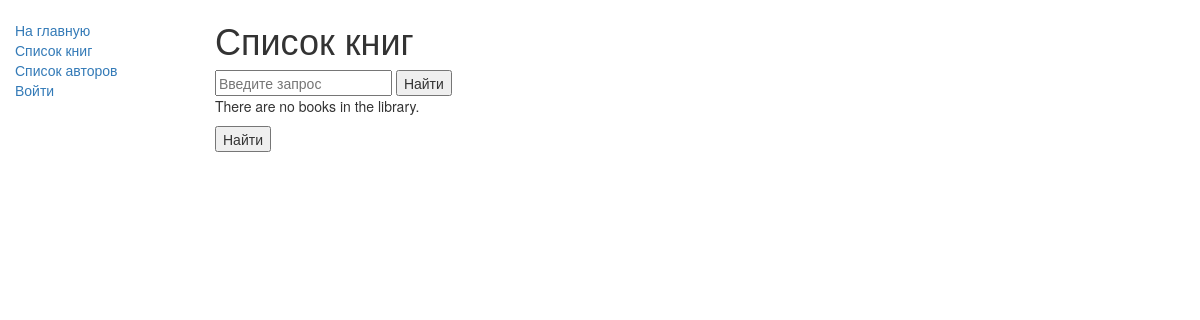
Page /catalog/books/ on the earlier database version.
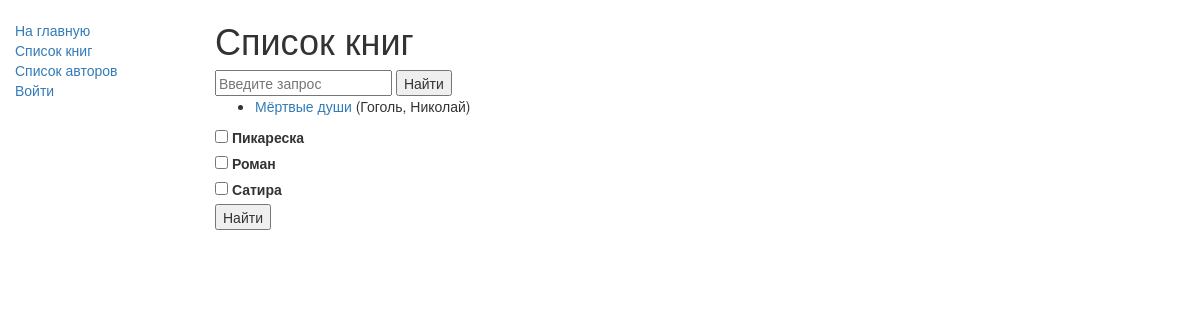
Same page on the later database version.
### catalog/models.py (models this page shows, shortened)
class Book(models.Model):
    def display_genre(self):
        return ', '.join([genre.name for genre in self.genre.all()[:3]])
    display_genre.short_description = 'Genre'
    title = models.CharField(max_length=40)
    author = models.ForeignKey(Author, on_delete=models.SET_NULL, null=True)
    summary = models.TextField(max_length=1000, help_text="Enter a brief description of the book")
    isbn = models.CharField('ISBN', max_length=13,
                            help_text='13 Character <a href="https://www.isbn-international.org/content/what-isbn">ISBN number</a>')
    genre = models.ManyToManyField(Genre, help_text="Select a genre for this book")
    class Meta:
        ordering = ['title', 'author']
    def get_absolute_url(self):
        return reverse('book-detail', args=[str(self.id)])

class Author(models.Model):
    first_name = models.CharField(max_length=100)
    last_name = models.CharField(max_length=100)
    date_of_birth = models.DateField(null=True, blank=True)
    date_of_death = models.DateField('Died', null=True, blank=True)
    def __str__(self):
        return '%s, %s' % (self.last_name, self.first_name)

class Genre(models.Model):
    name = models.CharField(max_length=20, help_text="Enter a book genre (e.g. Science Fiction, French Poetry etc.)")

### catalog/views.py (the view, shortened to what this page needs)
# urls.py: path('books/', views.BookListView.as_view(), name='books'),
class BookListView(generic.ListView):
    model = Book
    paginate_by = 10
    def get_context_data(self, **kwargs):
        query = self.request.GET.get('q', '')
        query_list = self.request.GET.getlist('chekbox', '')
        if query:
            results = Book.objects.filter(title__icontains=query).order_by('title')
            context = {'results': results, 'query': query}
            return context
        context = super(BookListView, self).get_context_data(**kwargs)
        context['genre'] = Genre.objects.all()
        return context

### catalog/templates/catalog/book_list.html
{% extends "catalog/base.html" %}
{% block content %}
<div>
<div>
<h1>Список книг</h1>
<form method="get">
    <input type="text" name="q" placeholder="Введите запрос">
    <button type="submit">Найти</button>
</form>
{% if results %}
<h4>Результаты поиска:</h4>
<ul>
    {% for book in results %}
    <li>
        <a href="{{ book.get_absolute_url }}">{{ book.title }}</a> ({{book.author}})
    </li>
    {% endfor %}
</ul>
{% elif book_list %}
<ul>
    {% for book in book_list %}
    <li>
        <a href="{{ book.get_absolute_url }}">{{ book.title }}</a> ({{book.author}})
    </li>
    {% endfor %}
</ul>
{% else %}
<p>There are no books in the library.</p>
{% endif %}
</div>
<form method="get">
    {% for i in genre %}
    <input type="checkbox" id="genre_{{ i.id }}" name="chekbox" value="{{ i.id }}">
    <label for="genre_{{ i.id }}"> {{ i.name }}</label><br>
    {% endfor %}
    <button type="submit">Найти</button>
</form>
</div>
{% endblock %}

Differences in the rows shown:
added Book: title "Мёртвые души", author "Гоголь, Николай"
added Genre: name "Пикареска"
added Genre: name "Роман"
added Genre: name "Сатира"
Other differences:
text no longer shown: "There are no books in the library."
